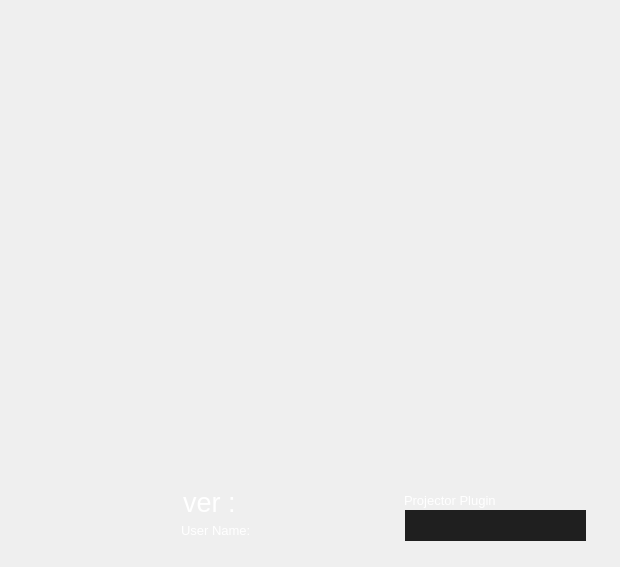
<?xml version="1.0" encoding="UTF-8"?>
<ui version="4.0">
 <class>splashScreen</class>
 <widget class="QWidget" name="splashScreen">
  <property name="geometry">
   <rect>
    <x>0</x>
    <y>0</y>
    <width>620</width>
    <height>567</height>
   </rect>
  </property>
  <property name="windowTitle">
   <string>Form</string>
  </property>
  <property name="windowOpacity">
   <double>1.000000000000000</double>
  </property>
  <widget class="QLabel" name="label">
   <property name="geometry">
    <rect>
     <x>10</x>
     <y>10</y>
     <width>591</width>
     <height>541</height>
    </rect>
   </property>
   <property name="text">
    <string/>
   </property>
   <property name="pixmap">
    <pixmap resource="../../data/mainRes.qrc">:/splash/splash/yeni_Logo.png</pixmap>
   </property>
   <property name="scaledContents">
    <bool>false</bool>
   </property>
  </widget>
  <widget class="QLabel" name="lblUser">
   <property name="geometry">
    <rect>
     <x>181</x>
     <y>520</y>
     <width>221</width>
     <height>20</height>
    </rect>
   </property>
   <property name="font">
    <font>
     <pointsize>10</pointsize>
    </font>
   </property>
   <property name="styleSheet">
    <string notr="true">color: rgb(255, 255, 255);</string>
   </property>
   <property name="text">
    <string>User Name:</string>
   </property>
  </widget>
  <widget class="QLabel" name="lblversion">
   <property name="geometry">
    <rect>
     <x>183</x>
     <y>487</y>
     <width>351</width>
     <height>31</height>
    </rect>
   </property>
   <property name="font">
    <font>
     <pointsize>20</pointsize>
    </font>
   </property>
   <property name="styleSheet">
    <string notr="true">color: rgb(255, 255, 255);
font: 20pt &quot;MS Shell Dlg 2&quot;;</string>
   </property>
   <property name="text">
    <string>ver :</string>
   </property>
  </widget>
  <widget class="QListWidget" name="listPlugins">
   <property name="geometry">
    <rect>
     <x>405</x>
     <y>510</y>
     <width>181</width>
     <height>31</height>
    </rect>
   </property>
   <property name="styleSheet">
    <string notr="true">QListView {
	font-size: 14px;
	color: rgb(170, 173, 164);
	background: rgb(31, 31, 31);
	show-decoration-selected: 1;
	border: none;
}

QListView::item {
	padding-top: 6px;
	padding-bottom: 6px;
	padding-left: 0px;
	padding-right: 0px;
}

QListView::item:selected {
	background-color: qlineargradient(x1: 0, y1: 0, x2: 0, y2: 1, stop: 0 rgb(177, 130, 43), stop: 1 rgb(210, 207, 133));
}</string>
   </property>
   <property name="showDropIndicator" stdset="0">
    <bool>false</bool>
   </property>
   <property name="selectionMode">
    <enum>QAbstractItemView::NoSelection</enum>
   </property>
  </widget>
  <widget class="QLabel" name="ProjectorPlugins">
   <property name="geometry">
    <rect>
     <x>404</x>
     <y>490</y>
     <width>221</width>
     <height>20</height>
    </rect>
   </property>
   <property name="font">
    <font>
     <pointsize>10</pointsize>
    </font>
   </property>
   <property name="styleSheet">
    <string notr="true">color: rgb(255, 255, 255);</string>
   </property>
   <property name="text">
    <string>Projector Plugin</string>
   </property>
  </widget>
  <widget class="QLabel" name="label_2">
   <property name="geometry">
    <rect>
     <x>460</x>
     <y>120</y>
     <width>161</width>
     <height>141</height>
    </rect>
   </property>
   <property name="text">
    <string/>
   </property>
   <property name="pixmap">
    <pixmap resource="../../data/mainRes.qrc">:/splash/splash/64bit.png</pixmap>
   </property>
  </widget>
  <zorder>label</zorder>
  <zorder>lblversion</zorder>
  <zorder>lblUser</zorder>
  <zorder>listPlugins</zorder>
  <zorder>ProjectorPlugins</zorder>
  <zorder>label_2</zorder>
 </widget>
 <resources>
  <include location="../../data/mainRes.qrc"/>
 </resources>
 <connections/>
</ui>
